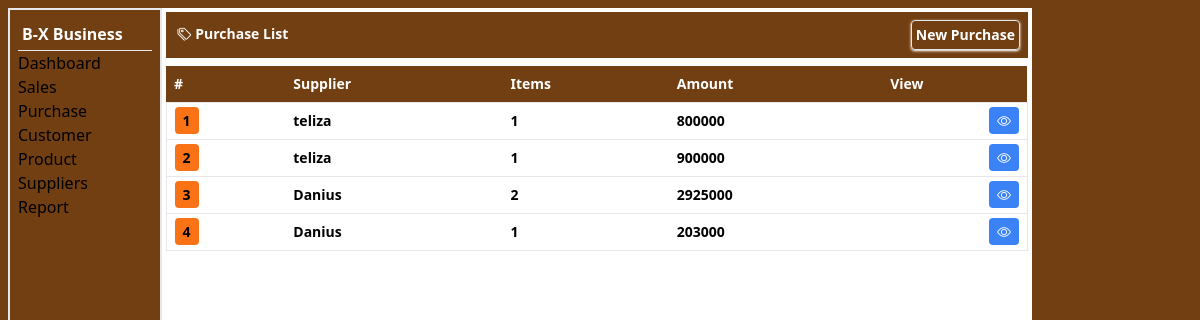
/pages/purchase (signed in), run on the app's committed database.
### tables this page shows
CREATE TABLE `supplier` (
  `name` varchar(255) NOT NULL,
  `phone` text NOT NULL,
  `sp_id` int(11) NOT NULL,
  `business` int(11) NOT NULL,
  `location` varchar(255) NOT NULL,
  `created_at` datetime NOT NULL DEFAULT current_timestamp()
);

CREATE TABLE `purchases` (
  `purchase_id` int(11) NOT NULL,
  `business` int(11) NOT NULL,
  `supplier` int(11) NOT NULL,
  `items` int(11) NOT NULL,
  `ammount` double NOT NULL,
  `created_at` datetime NOT NULL DEFAULT current_timestamp(),
  `status` int(11) NOT NULL,
  `purchase` int(11) NOT NULL
);

### pages/purchase.php (the view, shortened to what this page needs)
<?php
include("connection.php");
?>
<!DOCTYPE html>
<html lang="en">
<head>
    <script src="../plugins/css/tailwindcss.js"></script>
    <link rel="stylesheet" href="../plugins/icons/bootstrap-icons.css">
</head>
<body>
    <div class="container-fluid h-[100%]">
        <div class="flex w-full p-2 bg-yellow-900 justify-between"><h1 class="text-white font-bold text-sm p-1"><i class="bi bi-tags"></i> Purchase List</h1> <a href="add_purchase" class="font-bold text-white p-1 border shadow shadow-white rounded text-sm">New Purchase</a></div>
        <div class="table-responsive w-full overflow-y-auto my-2">
            <table class="w-full border-collapse [&_td]:p-2 text-sm font-bold [&_th]:text-left [&_th]:p-2">
                <thead class="bg-yellow-900 text-white text-sm"><tr>
                    <th>#</th>
                    <th class="">Supplier</th>
                    <th>Items</th>
                    <th>Amount</th>
                    <th class="text-right">View</th>
                </tr></thead>
                <tbody>
                    <?php
                    $no=0;
                    $business= $_SESSION['user'];
                    $select = $conn->prepare("SELECT * FROM supplier,purchases where supplier.business=? and purchases.business=? and supplier.sp_id=purchases.supplier");
                    $select->bind_param("ii",$business,$business);
                    $select->execute();
                    $result=$select->get_result();
                    while ($a= $result->fetch_assoc()) {
                        $no++;
                        ?>
                        <tr class="border hover:bg-gray-200">
                            <?php
                            if ($a['status'] ==1) {
                                ?>
                              <td><span class="bg-green-500 p-1 px-2 rounded"><?php echo $no ?></span></td>
                               <?php
                            }
                            else{
                                ?>
                                <td><span class="bg-orange-500 p-1 px-2 rounded"><?php echo $no ?></span></td>
                                <?php
                            }
                            ?>
                            <td><?php echo $a['name'] ?></td>
                            <td><?php echo $a['items'] ?></td>
                            <td><?php echo $a['ammount'] ?></td>
                            <td class="text-right "><a href="purchase_view?purchase=<?php echo $a['purchase_id']?>" class="text-white bg-blue-500 rounded p-1 text-sm px-2"><i class="bi bi-eye"></i></a></td>
                        </tr>
                        <?php
                    }
                    ?>
                </tbody>
            </table>
        </div>
    </div>
</body>
</html>

### data on the page
supplier: name "teliza", purchases.items "1", purchases.ammount "800000", purchases.ammount "900000"
supplier: name "Danius", purchases.items "2", purchases.ammount "2925000", purchases.items "1", purchases.ammount "203000"

### other printed values
$_SESSION['business'] "B-X Business"
